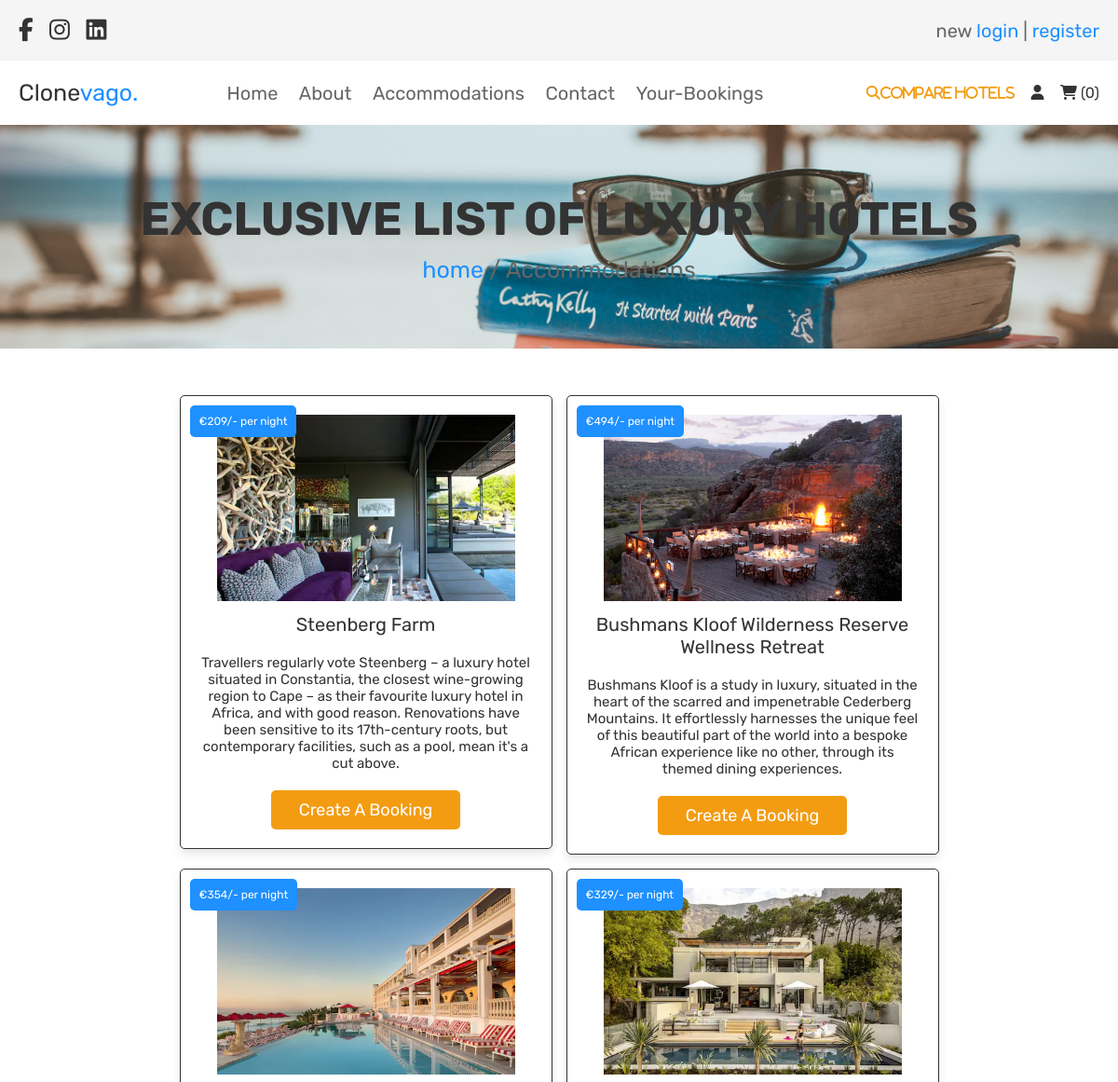
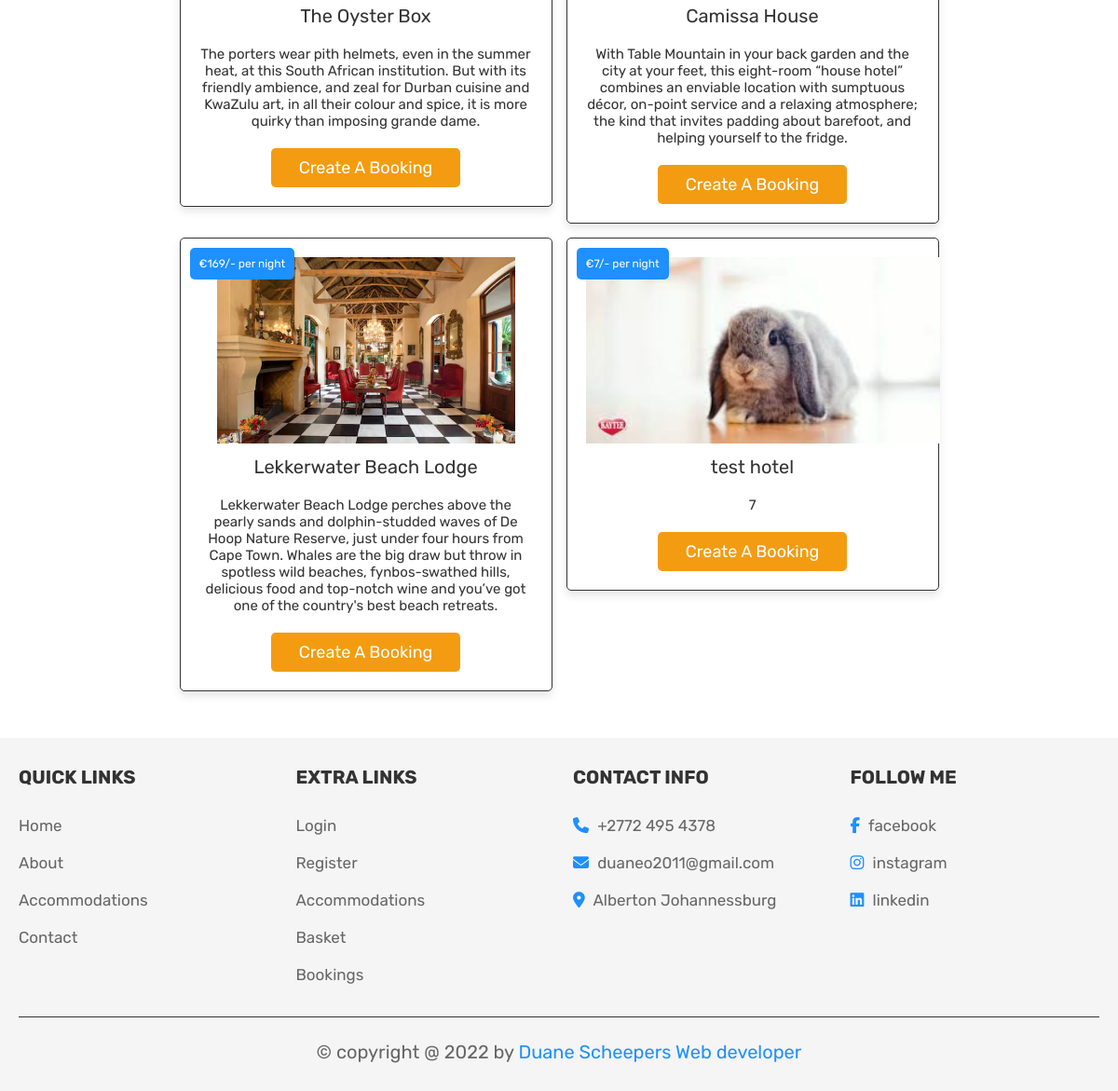
Page /pages/Accommodations_page.php (signed in) on the committed database (2 pictures, top to bottom).
### tables this page shows
CREATE TABLE `hotel` (
  `id` int(100) NOT NULL,
  `name_hotel` varchar(100) NOT NULL,
  `price_per_night` int(100) NOT NULL,
  `image_hotel` varchar(255) NOT NULL,
  `hotel_description` varchar(1000) NOT NULL
);

### model/database.class.php (called while the page is built, shortened)
<?php
class DatabaseConnect{
    public function connect(){
        $this->serverName="localhost";
        $this->userName="root";
        $this->dbPassword="";
        $this->dbName="oop-hotel-booking-app-login-db";
        $conn = new mysqli( $this->serverName ,$this->userName,$this->dbPassword,$this->dbName);
        return $conn;
    }
}
?>

### inc/Accommodations.inc.php (the view, shortened to what this page needs)
<div class="Accommodations-page">
<div class="heading">
   <h3>Exclusive list of Luxury Hotels</h3>
   <p> <a href="../pages/home_page.php">home</a> / Accommodations </p>
</div>
<section class="home-hotels">
<div class="box-container">
    <?php
    $select_hotels = mysqli_query($connect->connect(), "SELECT * FROM `hotel`") or die('query failed');
    if(mysqli_num_rows($select_hotels)>0){
        while($fetch_hotels= mysqli_fetch_assoc($select_hotels)){
            ?>
    <form action="" method="post" class="box">
      <img class="image" src="../static/assets/uploaded_images/<?php echo $fetch_hotels['image_hotel']; ?>" alt="">
      <div class="name"><?php echo $fetch_hotels['name_hotel']; ?></div>
      <div class="description"><?php echo $fetch_hotels['hotel_description']; ?></div>
      <div class="price">€<?php echo $fetch_hotels['price_per_night']; ?>/- per night</div>
      <input type="submit" value="Create a Booking" name="add_to_basket" class="btn option-btn">
     </form>
            <?php
        }
    }else{
        echo '<p class="empty">no hotels added yet</p>';
    }
    ?>
</div>
</section>
</div>

### static/assets/css/home.css (style rules this page uses)
:root { --purple: #8e44ad; --red: #c0392b; --orange: #f39c12; --black: #333; --white: #fff; --light-color: #666; --light-white: #ccc; --light-bg: #f5f5f5; --border: 0.1rem solid var(--black); --box-shadow: 0 0.5rem 1rem rgba(0, 0, 0, 0.1); --transparent: rgba(255, 255, 255, 0.4); --blue: dodgerblue; }
* { font-family: "Rubik", sans-serif; margin:0; padding:0; box-sizing: border-box; outline: none; border:none; text-decoration: none; transition:all .2s linear; }
body { -webkit-background-size: cover; -moz-background-size: cover; -o-background-size: cover; background-size: cover; }
html { font-size: 62.5%; overflow-x: hidden; }
section { padding:3rem 2rem; }
.btn, .option-btn, .delete-btn, .white-btn { display: inline-block; margin-top: 1rem; padding:1rem 3rem; cursor: pointer; color:var(--white); font-size: 1.8rem; border-radius: .5rem; text-transform: capitalize; }
.white-btn, .btn { background-color: var(--blue); }
.option-btn { background-color: var(--orange); }
.heading { min-height: 30vh; display: flex; flex-flow: column; align-items: center; justify-content: center; gap:1rem; text-align: center; }
.Accommodations-page .heading { background: url(../images/03-beach.jpg) no-repeat; background-size: cover; background-position: center; }
.heading h3 { font-size: 5rem; color:var(--black); text-transform: uppercase; }
.heading p { font-size: 2.5rem; color:var(--light-color); }
.heading p a { color:var(--blue); }
.home-hotels { margin-top: 20px; margin-bottom: 20px; }
.home-hotels .box-container { width: 100%; margin: 0 auto; display: grid; grid-template-columns: repeat(auto-fit, 40rem); align-items: flex-start; gap: 1.5rem; justify-content: center; }
.home-hotels .box-container .box { border-radius: 0.5rem; background-color: var(--white); box-shadow: var(--box-shadow); padding: 2rem; text-align: center; border: var(--border); position: relative; }
.home-hotels .box-container .box .image { height: 20rem; width: auto; }
.home-hotels .box-container .box .name { padding: 1rem 0; font-size: 2rem; color: var(--black); }
.home-hotels .box-container .box .description { padding: 1rem 0; font-size: 1.5rem; color: var(--black); }
.home-hotels .box-container .box .price { position: absolute; top: 1rem; left: 1rem; border-radius: 0.5rem; padding: 1rem; font-size: 1.2rem; color: var(--white); background-color: var(--blue); }

### rows in the picture
hotel: image_hotel (picture), name_hotel "Steenberg Farm", hotel_description "Travellers regularly vote Steenberg – a luxury hotel situated in Constantia, the closest wine-growing region to Cape – as their favourite luxury hotel in Africa, and with good reason. Renovations have been sensitive to its 17th-century roots, but contemporary facilities, such as a pool, mean it's a cut above.", price_per_night "209"
hotel: image_hotel (picture), name_hotel "Bushmans Kloof Wilderness Reserve Wellness Retreat", hotel_description "Bushmans Kloof is a study in luxury, situated in the heart of the scarred and impenetrable Cederberg Mountains. It effortlessly harnesses the unique feel of this beautiful part of the world into a bespoke African experience like no other, through its themed dining experiences.", price_per_night "494"
hotel: image_hotel (picture), name_hotel "The Oyster Box", hotel_description "The porters wear pith helmets, even in the summer heat, at this South African institution. But with its friendly ambience, and zeal for Durban cuisine and KwaZulu art, in all their colour and spice, it is more quirky than imposing grande dame.", price_per_night "354"
hotel: image_hotel (picture), name_hotel "Camissa House", hotel_description "With Table Mountain in your back garden and the city at your feet, this eight-room “house hotel” combines an enviable location with sumptuous décor, on-point service and a relaxing atmosphere; the kind that invites padding about barefoot, and helping yourself to the fridge.", price_per_night "329"
hotel: image_hotel (picture), name_hotel "Lekkerwater Beach Lodge", hotel_description "Lekkerwater Beach Lodge perches above the pearly sands and dolphin-studded waves of De Hoop Nature Reserve, just under four hours from Cape Town. Whales are the big draw but throw in spotless wild beaches, fynbos-swathed hills, delicious food and top-notch wine and you’ve got one of the country's best beach retreats.", price_per_night "169"
hotel: image_hotel (picture), name_hotel "test hotel", hotel_description "7", price_per_night "7"

### other values in the picture
$cart_rows_number "0"
